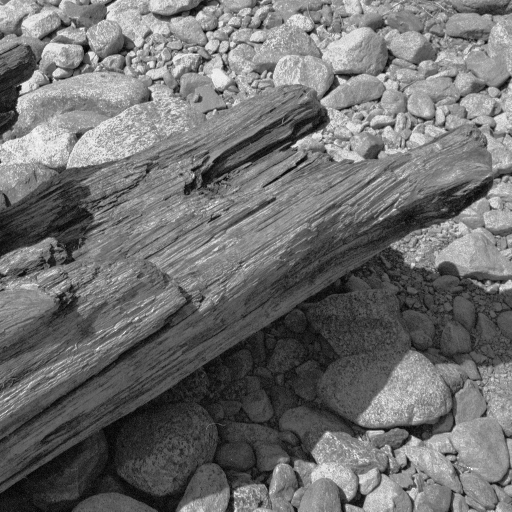
#> input picture Dataset/Natural_imgs/01.tif, 512 x 512 px; its folder holds only this picture in this run
$ python main.py   (older library calls are emulated)
#> lines starting #> are read from the running program, lines starting #| are printed output that depends on the picture
### CRBM/image_data.py
#!/usr/bin/env python
# -*- coding: utf-8 -*-

""" image_data module

All the operations performed on image data

"""

import os
from PIL import Image
import scipy as sp
import numpy as np

from numpy.fft import fft2, ifft2, fftshift
import math
import torch

#import pylab as pl   # matplotlib

import utils

class ImageData:

    def __init__(self, image_params):
        self.extentions = image_params['EXTENSIONS']
        self.num_channels = image_params['num_channels']
        self.max_image_edge = image_params['max_image_edge']
        self.img_path = image_params['image_path']
        self.samples_per_image = image_params['samples_per_image']
        self.image_patch_shape = image_params['image_patch_shape']

        self.w_shape = image_params['window_shape']
        self.block_shape = image_params['block_shape']


        trim_shape= utils.trim_array_maxpool(arr_shape=self.image_patch_shape,
                                                     conv_window_shape=self.w_shape,
                                                     pooling_shape=self.block_shape)

        self.img_shape= (trim_shape[0], trim_shape[1], self.num_channels)
        self.images = []  # list of images to be loaded
        self.curr_input = None

    def load_images(self):
        """ Load all the image files recursively

        Input:
          image_params -- the params to load the images

        Output:
          appends all the images to globals.images

        """
        # -- convert to absolute path and verify the path
        img_path = os.path.abspath(self.img_path)
        print("Image source:", img_path)
        if not os.path.isdir(img_path):
            raise ValueError("%s is not a directory" % (img_path))

        # -- extract the file names
        tree = os.walk(img_path)
        filelist = []
        #categories = tree.next()[1]
        for path, dirs, files in tree:
            if dirs != []:
                msgs = ["invalid image tree structure:"]
                for d in dirs:
                    msgs += ["  "+"/".join([root, d])]
                msg = "\n".join(msgs)
                raise Exception(msg)
            filelist += [ path+'/'+f for f in files if os.path.splitext(f)[-1] in self.extentions ]
        filelist.sort()

        #utils.visualize_array(filelist[0])
        # -- load and preprocess images
        for img_fname in filelist: #[0:1]:
            img = self.load_process_image(img_fname)
            self.images.append(img)
            # [8 lines of commented-out code are left out]
    # [26 lines left out: function create_batch, not called in this run]

    # -----------------------------------------------------------------------------
    def load_process_image(self, img_fname):
        """ Return a preprocessed image as a numpy array

        Inputs:
          img_fname -- image filename

        Outputs:
          imga -- result

        """
#> called with img_fname = 'Dataset/Natural_imgs/01.tif'

        print("loading "+img_fname.split('/')[-1])
        # -- open image
        img = Image.open(img_fname)
#> img is the input picture: PIL image 512x512 L; min 0, max 255, mean 111.1

        """if self.resize is not None:
            self.max_image_edge =
            img = img.resize((self.resize[0],self.resize[1]))
        """

        print("preprocessing "+img_fname.split('/')[-1]+" ...")
        # -- resize and whiten image
        img = self.preprocess(img)

        return img

    # -----------------------------------------------------------------------------
    def preprocess(self, img):
        """ Return a resized and whitened image as a numpy array

        The following steps are performed:

        1) The image is resized so the longest edge is of size max_edge, while
        keeping the width-height ratio intact.
        2) The resized image is whitened using the Olshausen & Field (1997)
        alogorithm.

        Inputs:
          img -- image in python Image format
          max_edge -- maximum edge length

        Outputs:
          imga -- result

        """

        iw, ih = img.size
#> iw = 512; ih = 512

        if isinstance(self.max_image_edge, tuple):
            img = img.resize((self.max_image_edge[0],self.max_image_edge[1]))
        else:
            # -- resize so that the biggest edge is max_edge (keep aspect ratio)
            if iw > ih:
                new_iw = self.max_image_edge
                new_ih = int(math.floor(1.* self.max_image_edge * ih/iw))
            else:
                new_ih = self.max_image_edge
                new_iw = int(math.floor(1.* self.max_image_edge * iw/ih))
#> new_iw = 512

            img = img.resize((new_iw, new_ih), Image.BICUBIC)


        # -- convert the image to greyscale (mode "L" for luminance)
        if img.mode != 'L':
            img = img.convert('L')

        # -- perform olshausen whitening on the image
        imga = self.olshausen_whitening(img)


        # -- perform some extra normalization
        imga -= np.mean(imga)
        imga /= math.sqrt(np.mean(imga**2))
        imga *= math.sqrt(0.1) # for some tricks?! :TODO
        #imga = utils.normalize_image(imga, -0.01, 0.01)
        return imga

    # -----------------------------------------------------------------------------
    def olshausen_whitening(self, img):
        """ Return a whitened image as a numpy array

        Performs image whitening as described in Olshausen & Field's Vision
        Research article (1997)

        f_0 controls the radius of the decay function.
        n controls the steepness of the radial decay.

        Input:
          img -- image in python Image format

        Outputs:
          img -- result image in numpy array format

        """
        iw, ih = img.size
#> iw = 512; ih = 512
        # -- The different color channels are stored in the third dimension,
        # such that a grey-image is MxN, an RGB-image MxNx3 and an RGBA-image MxNx4.
        img = np.array(img, dtype=np.float)  # convert image to numpy array
#> img: shape (512, 512) float64

        print(img.shape,'\n')
#| (512, 512)
        # Let all images be 3D (MxNxC, where C is number of channels) for consistency
        img = img.reshape(img.shape[0], img.shape[1], self.num_channels)

        img = (img - np.mean(img)) / np.std(img)
#> img: shape (512, 512, 1) float64

        X, Y = np.meshgrid(np.arange(-iw/2, iw/2), np.arange(-ih/2, ih/2))

        f_0 = 0.4 * np.mean([iw,ih])  # another source used min
#> f_0 = 204.8
        n = 4
        rho = np.sqrt(X**2 + Y**2)

        filt = rho * np.exp(-(rho/f_0)**n)  # low_pass filter

        for cnl in range(self.num_channels):
            img[:, :, cnl] = ifft2(fft2(img[:, :, cnl]) * fftshift(filt)).real
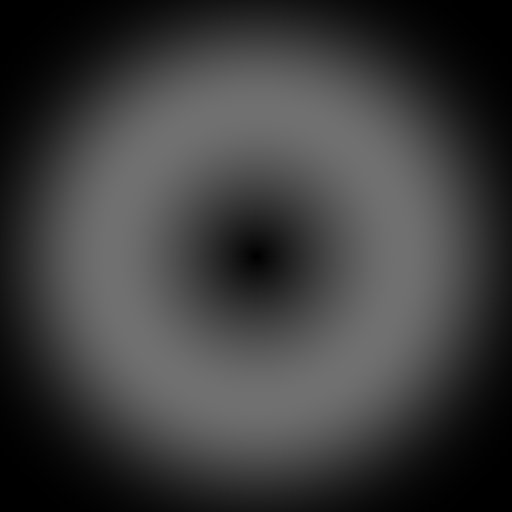
#> filt: shape (512, 512) float64; min 0, max 112.8, mean 61.6
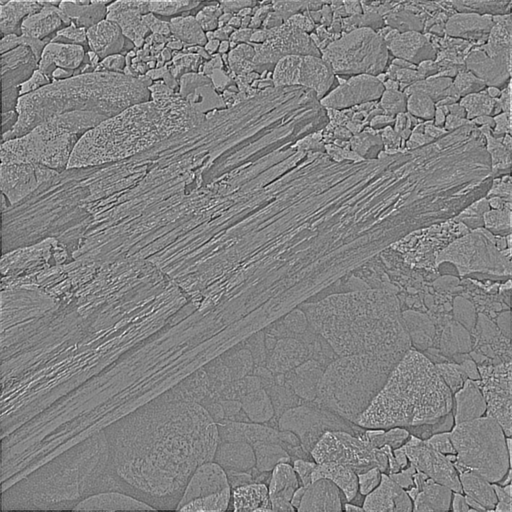
#> img: shape (512, 512, 1) float64; min -194.7, max 185.6, mean 0; drawn with min black and max white

        img /= np.std(img)
#> in preprocess, `imga -= np.mean(imga)`: imga: shape (512, 512, 1) float64; min -6.15, max 5.86, mean -3.47e-18

        #print img[0:9, 0:9]
        #tt = Image.frombuffer('L', (iw, ih), img)
        #tt.show()


        return img

    # -----------------------------------------------------------------------------
    # [27 lines left out: function get_image_patch, not called in this run]


### CRBM/crbm.py
import torch
import utils
from base import Base
import numpy as np
from PIL import Image
import pickle

class CRBM():

    def __init__(self, model, input_data_shape ,use_cuda=False):
        self.model = model
        self.use_cuda = use_cuda

        # -- copy values from model to class data members, to improve code
        # readability
        self.block_shape = model['block_shape']               # pooling shape
        self.btmup_window_shape = model['btmup_window_shape'] # convolution window shape
        print("Nw = ", self.btmup_window_shape)
        self.epsilon = model['epsilon']
        self.regL2 = model['regL2']
        self.pbias = model['pbias']
        self.pbias_lambda = model['pbias_lambda']
        self.init_bias = model['init_bias']
        self.vbias = model['vbias']
        self.std_gaussian = model['sigma_start']
        self.CD_steps = model['CD_steps']
        self.num_bases= model['num_bases']
        self.input_shape = input_data_shape
        self.num_channels = input_data_shape[2]
        self.batch= model['batch']

        # amount of change made in the bias of the visible layer while updating
        self.vbias_inc = 0

        # a list to hold the errors at each training cycle of the epoch
        self.epoch_err = []

        # -- shape of hidden units in each base of the layer
        h = self.input_shape[0] - self.btmup_window_shape[0] + 1
        w = self.input_shape[1] - self.btmup_window_shape[1] + 1
        self.hidden_shape = (h, w)

        # -- shape of output (pooling) units in each base
        h = self.hidden_shape[0] // self.block_shape[0]
        w = self.hidden_shape[0] // self.block_shape[1]
        self.output_shape = (h,w)

        # negative data, i.e. network's belief
        self.neg_data = torch.zeros((self.batch, self.num_channels, self.input_shape[0], self.input_shape[1]))

        # positive data - input from previus layer (raw input if first layer)
        self.pos_data = torch.zeros((self.batch,self.num_channels, self.input_shape[0], self.input_shape[1]))

        # -- create the bases
        self.bases = Base(self)
        #print(self.input_shape)

#-----------------------------------------------------------------------------------------------------

    # [239 lines left out: functions gibbs, contrastive_divergence, print_statistics, weights_for_visualization, output_for_visualization, visualize_to_files and 1 more, not called in this run]


### CRBM/utils.py
#!/usr/bin/env python
# -*- coding: utf-8 -*-

""" utils module

This module contains different utility functions that are not specific to the
network, but rather are general purpose utility functions that perform useful
computations needed for visualization, timing, logging, etc.

For example ``tile_raster_images`` helps in generating a easy to grasp
image from a set of samples or weights.

"""


import time
import numpy as np
from PIL import Image
import math
import copy
from numpy.fft import fft2, ifft2, fftshift
import torch

import config


class Timer(object):
    """

        Records the time elapsed to finish running a block of code.
        Usage:
            timer = utils.Timer('label_for_timer')
            with timer:
                CODE_BLOCK
    """

    def __init__(self, label):
        self.label = label

    def __enter__(self):
        self.__start = time.time()

    # [4 lines left out: function __exit__, not called in this run]

    def duration_in_seconds(self):
        return self.__finish - self.__start


# [6 lines left out: function process_array_to_pytorch, not called in this run]


def trim_array_maxpool(arr=None, arr_shape=None, conv_window_shape=0, pooling_shape=0):
    """

        Trim the data array to ease the max pooling and convolution operations
        It trims the sides of the arr so that the width and height of the array
        resulted from convolution is divisible by pooling_shape.

        Inputs:
            arr -- the array on which the convolution is performed
            arr_shape -- shape of arr
            conv_window_shape -- shape of the convolution array
            pooling_shape -- shape of the pooling units

    """

    if (not(arr is None)):
        h = arr.shape[0]
        w = arr.shape[1]
    else:
        h = arr_shape[0]
        w = arr_shape[1]

    hc = conv_window_shape[0]
    wc = conv_window_shape[1]

    h_trim = (h-hc+1) % pooling_shape[0]
    t_trim = int(math.floor(h_trim/2.0))
    b_trim = int(math.ceil(h_trim/2.0))

    assert t_trim + b_trim == h_trim

    w_trim = (w-wc+1) % pooling_shape[1]
    l_trim = int(math.floor(w_trim/2.0))
    r_trim = int(math.ceil(w_trim/2.0))

    assert l_trim + r_trim == w_trim

    new_shape = (h-h_trim, w-w_trim)

    if (arr_shape):
        return new_shape

    new_arr = np.zeros(new_shape)
    new_arr[0:new_shape[0], 0:new_shape[1]] = arr[t_trim:h-b_trim, l_trim:w-r_trim]

    assert arr[4,3] == new_arr[4-t_trim, 3-l_trim]
    #assert new_arr[:, :].any() == arr[t_trim:h-b_trim, l_trim:w-r_trim].any()

    return new_arr


# [202 lines left out: functions normalize_image, visualize_array, tile_raster_images, scale_to_unit_interval, olshausen_whitening, rotate180_tensor, not called in this run]

### Run/Natural_images/main.py
#!/usr/bin/env python
# -*- coding: utf-8 -*-

""" main module

This module runs the main loops of the network training and testing

"""
import sys
sys.path.append('../../CRBM/')
from crbm import CRBM

import os
import numpy as np

import image_data
import utils
from PIL import Image

# the main entity of the program - an instance of the convolutional DBN
network = None

# will contain the data set to be used by the network.
data = None

model={
       # -- number of bases or "groups" in the layer - equivalent to
       #       parameter K in the Lee et. al. ICML09 paper
       'num_bases': 24,
       # shape of the bottom-up filter
       'btmup_window_shape': (9, 9),
       # shape of the window used for max pooling
       'block_shape': (2, 2),

       # sparsity parameter - expected activations of the hidden units
       'pbias': 0.008,
       # step size towards sparsity equilibrium
       'pbias_lambda': 5,

       # initial value for the hiden bias
       'init_bias': 0.01,
       # initial value for visible bias
       'vbias': 0.01,
       # regularization factor to keep the length of weight vector small
       'regL2': 3.5,
       # learning rate - the ratio of change taken from gradient descent
       'epsilon': 0.1,
       # start and stop value of the parameter used to control the effect
       # of input vector (versus bias)
        'sigma_start': 0.2,
        'sigma_stop': 0.1,
        # -- number of steps (loops) performed in the contrastive
        # divergence algorithm
        'CD_steps': 1,
        # -- number of epochs to learn each layer after all previous layers are
        # learned
        'epoch_per_layer': 40,
        'batch':100,
       }

image_params = {
    # path of the directory containing the input images
    'image_path': "../../Dataset/Natural_imgs",
    # list of image extentions accepted
    'EXTENSIONS':  ['.png', '.jpg', '.tif'],
    # -- maximum edge size in the images - used to scale all the images to have
    # the same maximum edge size
    'max_image_edge': 512,
    # shape of the patch of the image to be fed to the network
    'image_patch_shape': (10, 10),
    # number of image patches taken from each image before moving to the next
    'samples_per_image': 4000,
    # number of channels in the image (e.g. 1 for balck&white and 3 for RGB)
    'num_channels': 1,
    #the next parameters are for trim the images to suit the max_pooling
    'window_shape': model['btmup_window_shape'],
    'block_shape':model['block_shape'],
    }

# miscellaneous parameters
misc_params = {
    # directory path to save output images, performance plots, etc.
    'results_dir': './results/',
    # name of the file to pickle (save) the network to
    'pickle_fname': 'cdbn_net-natural_imgs.dump',
    # error output file name
    'err_fname': 'error.txt',
    }
# -----------------------------------------------------------------------------
def train():

    # -- global variables
    global network
    global data

    # -- create a directory to contains the results (oputputs) of the
    # simualtion, if it doesn't exist already
    if not os.path.exists(misc_params['results_dir']):
        os.mkdir(misc_params['results_dir'])


    # -------------------------- Read the Input Images ------------------------
    data = image_data.ImageData(image_params)
    data.load_images()

    print("Simulation starts with an unlearned network with random weights..\n")
    network = CRBM(model, data.img_shape )

    # -- to keep track of error made in each epoch
    err_file = open(misc_params['results_dir']+misc_params['err_fname'], 'w')
    num_epochs = model['epoch_per_layer']

    layer_err = []

    for epoch_idx in range(num_epochs):
        print("Training trial #%s.." % epoch_idx)

        torch_batch = data.create_batch()

        for i in range(len(torch_batch)//network.batch):
            print("\n------ Epoch", epoch_idx, ", batch" , i,"------")
            b= torch_batch[i*100:i*100+100,:,:,:]
            print(i,i*100,i*100+100)
            network.contrastive_divergence(b)


        # -- compute mean of error made in the epoch and save it to the file
        mean_err = np.mean(network.epoch_err)
        layer_err.append(mean_err)
        err_file.write(str(mean_err)+' ')
        err_file.flush()

        # flush the errors made in the previous epoch
        network.epoch_err = []

        # -- stop decaying after some point
        # TEST
        if network.std_gaussian > network.model['sigma_stop']:
             network.std_gaussian *= 0.99

        # -- visualize layers and save the network at the end of each epoch
        network.visualize_to_files( (2, 12), dir_path=misc_params['results_dir'])

        network.save(misc_params['results_dir'] + misc_params['pickle_fname'])

    err_file.close()


if __name__ == "__main__":


    train()
#> (the call stopped at in __init__, `self.neg_data = torch.zeros((self.batch, self.num_channels, self.input..`: torch is not available in this run)

$ run again, on Dataset/Natural_imgs/05.tif
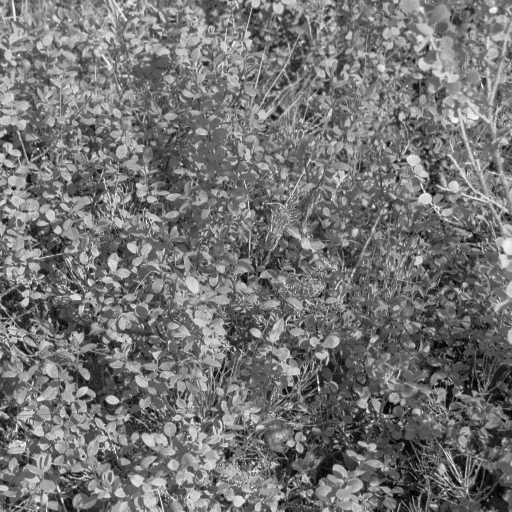
#> input picture Dataset/Natural_imgs/05.tif, 512 x 512 px
#> in load_process_image, img is the input picture: PIL image 512x512 L; min 0, max 255, mean 116.1
#| (512, 512)
#> after the loop in olshausen_whitening, `for cnl in range(self.num_channels):`:
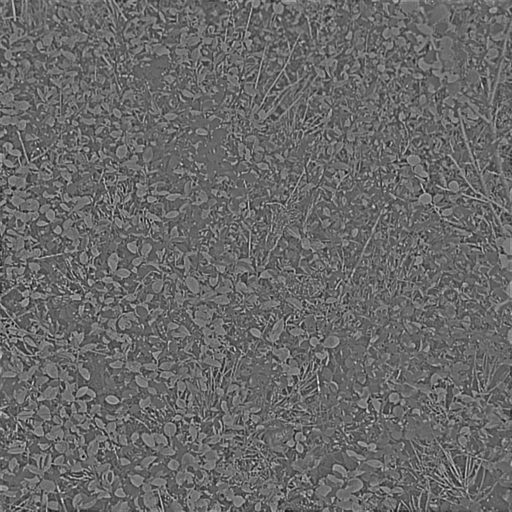
#> img: shape (512, 512, 1) float64; min -239.9, max 341.4, mean 0; drawn with min black and max white

$ run again, on Dataset/Natural_imgs/06.tif
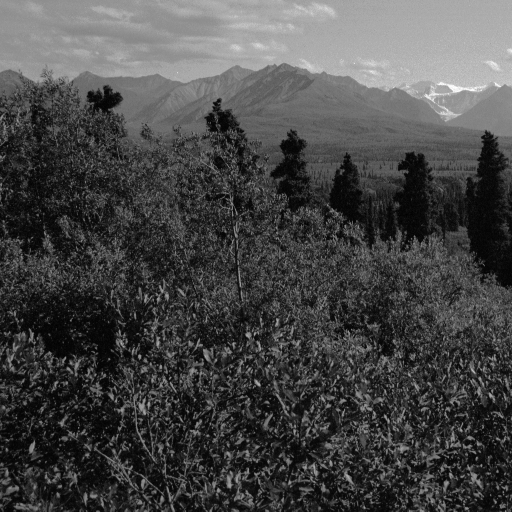
#> input picture Dataset/Natural_imgs/06.tif, 512 x 512 px
#> in load_process_image, img is the input picture: PIL image 512x512 L; min 0, max 255, mean 71
#| (512, 512)
#> after the loop in olshausen_whitening, `for cnl in range(self.num_channels):`:
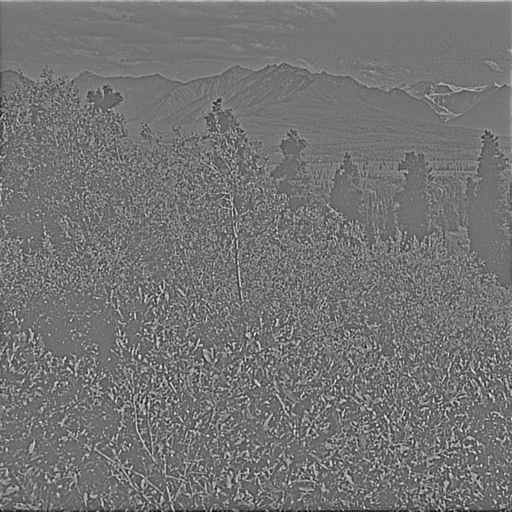
#> img: shape (512, 512, 1) float64; min -167.8, max 200.7, mean 0; drawn with min black and max white

$ run again, on Dataset/Natural_imgs/07.tif
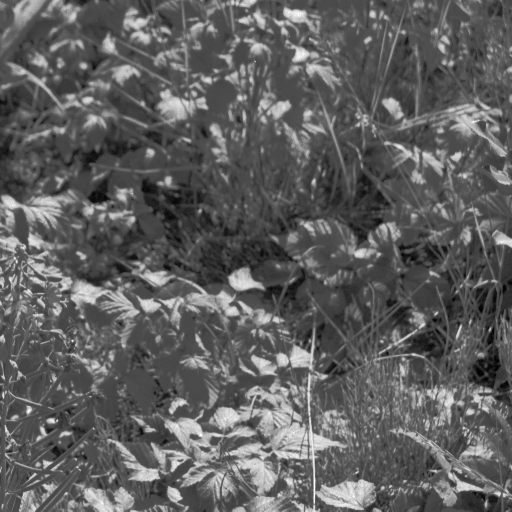
#> input picture Dataset/Natural_imgs/07.tif, 512 x 512 px
#> in load_process_image, img is the input picture: PIL image 512x512 L; min 0, max 255, mean 95.2
#| (512, 512)
#> after the loop in olshausen_whitening, `for cnl in range(self.num_channels):`:
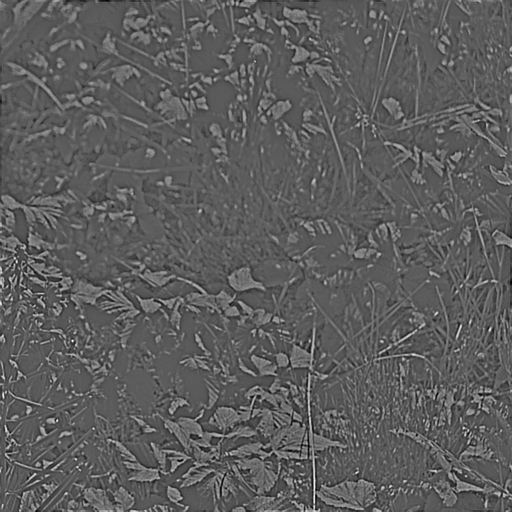
#> img: shape (512, 512, 1) float64; min -171.4, max 295.4, mean 0; drawn with min black and max white

$ run again, on Dataset/Natural_imgs/02.tif
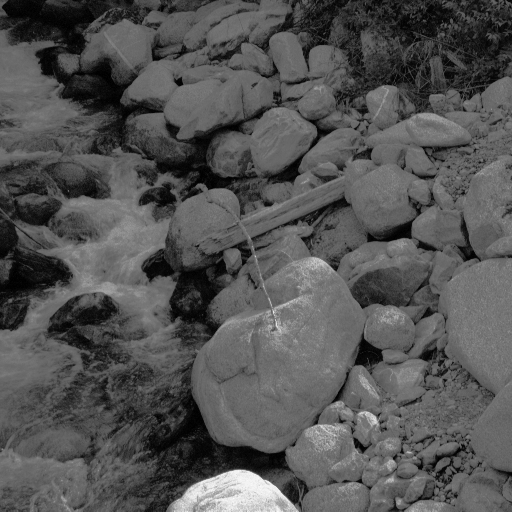
#> input picture Dataset/Natural_imgs/02.tif, 512 x 512 px
#> in load_process_image, img is the input picture: PIL image 512x512 L; min 0, max 255, mean 83.6
#| (512, 512)
#> after the loop in olshausen_whitening, `for cnl in range(self.num_channels):`:
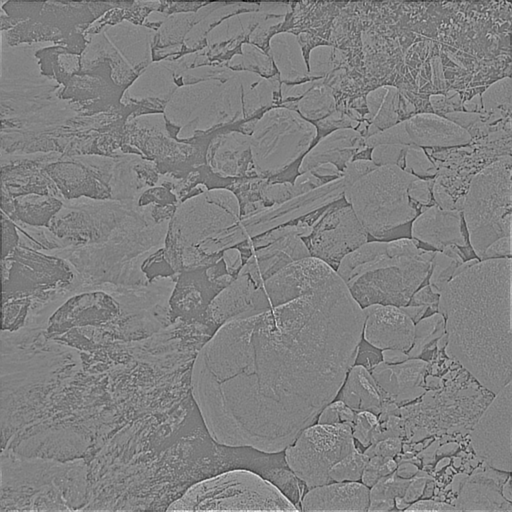
#> img: shape (512, 512, 1) float64; min -250.8, max 246.1, mean 0; drawn with min black and max white
